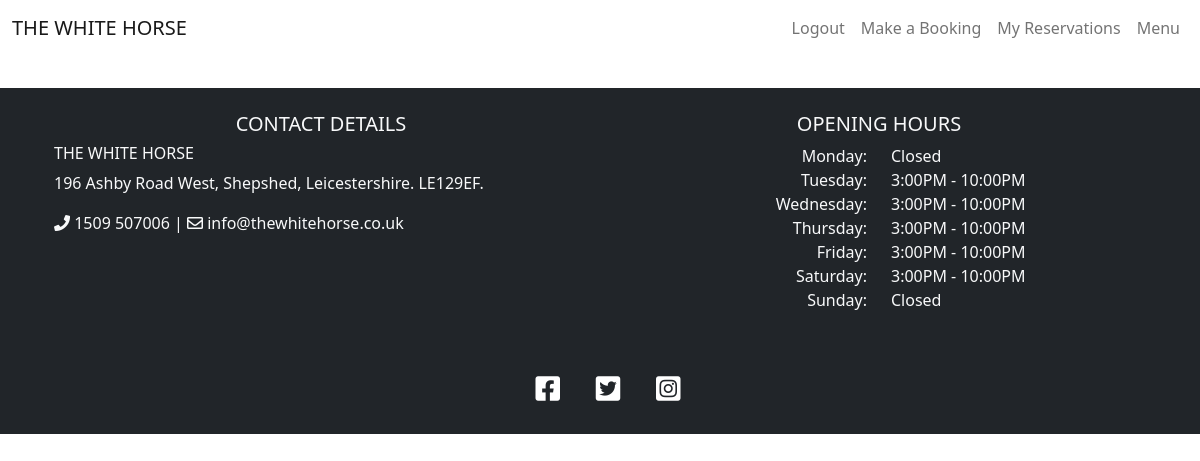
/reservations (signed in), run on an earlier commit of the app's database.
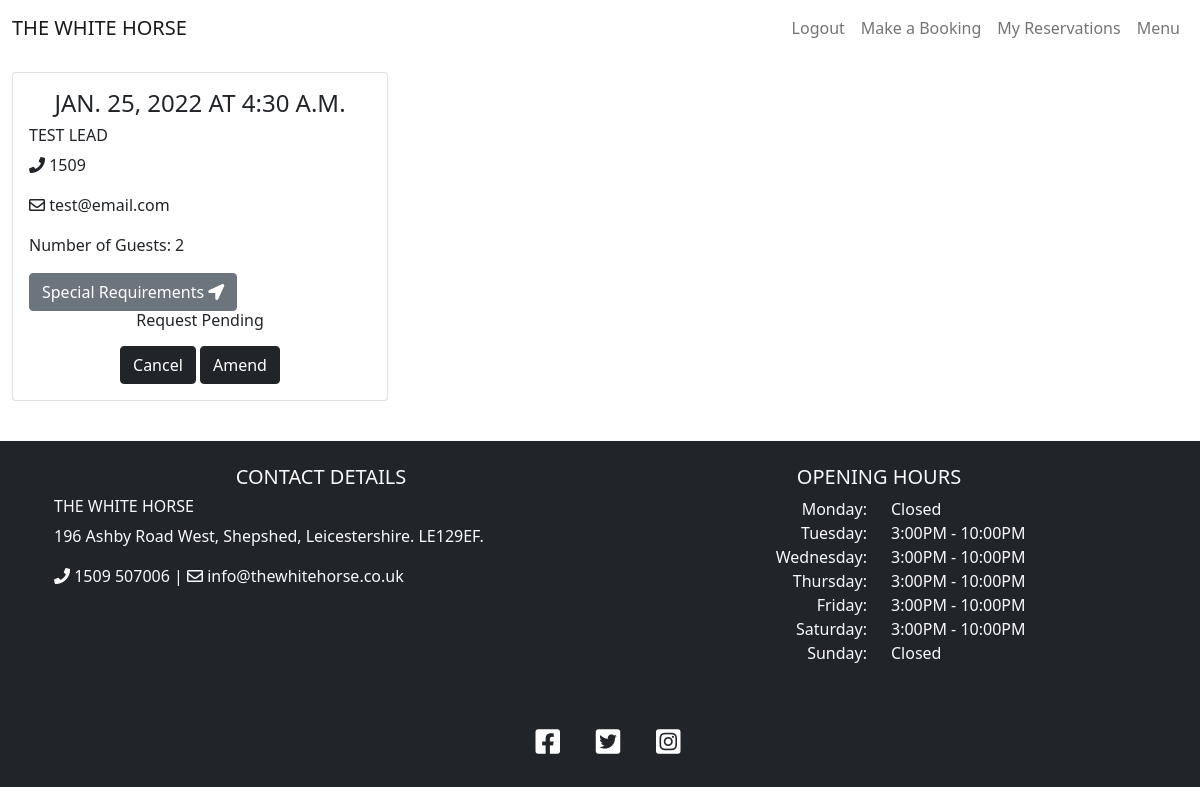
And on a later commit of the database.
### booking/models.py (models this page shows, shortened)
class Booking(models.Model):
    user = models.ForeignKey(User, on_delete=models.CASCADE)
    lead = models.CharField(max_length=200, blank=False)
    email = models.CharField(max_length=200, blank=False)
    mobile = models.IntegerField(blank=False)
    date = models.DateField(blank=False)
    time = models.TimeField(blank=False)
    notes = models.TextField(max_length=200)
    guests = models.PositiveIntegerField(blank=False)
    status = models.IntegerField(choices=STATUS, default=0)
    slug = AutoSlugField(populate_from='email')
    class Meta:
        ordering = ['-date']

### booking/views.py (the view)
# urls.py: path('reservations', views.ReservationList.as_view(), name='reservations'),
class ReservationList(generic.ListView):
    model = Booking
    paginate_by = 6
    def get(self, request, *args, **kwargs):
        reservations = Booking.objects.filter(user=request.user)
        return render(
            request, 'reservations.html',
            {
                'reservations': reservations,
            },
        )

### templates/reservations.html (shortened to what this page needs)
{% extends "base.html" %}
{% block content %}
<div class="container-fluid">
    <div class="row">
        <div class="col-12 mt-3 left">
            <div class="row">
                {% for reservation in reservations %}
                <div class="col-md-4">
                    <div class="card mb-4">
                        <div class="card-body">
                            <h4 class='card-title text-uppercase text-center'>{{ reservation.date }} at
                                {{ reservation.time }}</h4>
                            <h6 class="text-uppercase">{{ reservation.lead }}</h6>
                            <div class='card-text'>
                                <p><i class="fas fa-phone"></i> {{ reservation.mobile }}</p>
                                <p><i class="far fa-envelope"></i> {{ reservation.email }}</p>
                                <p>Number of Guests: {{ reservation.guests }}</p>
                                <button data-bs-toggle='modal' data-bs-target='#notes' class="btn btn-secondary">Special
                                    Requirements <i class="fas fa-location-arrow"></i></button>
                                <div class='text-center h6'>
                                    {% if reservation.status == 1 %}
                                    <p>Reservation Accepted</p>
                                    {% elif reservation.status == 2 %}
                                    <p>Reservation Declined</p>
                                    {% else %}
                                    <p>Request Pending</p>
                                    {% endif %}
                                </div>
                            </div>
                            <div class='text-center'>
                                <a href="/cancel/{{ reservation.id }}"><button class="btn btn-dark">Cancel</button></a>
                                <a href="/amend/{{ reservation.id }}"><button class="btn btn-dark">Amend</button></a>
                            </div>
                        </div>
                    </div>
                </div>
                    {% endfor %}
                </div>
        </div>
    </div>
</div>
{%endblock%}

What changed in the data, as far as the page shows it:
added Booking: date "JAN. 25, 2022", time "4:30 A.M.", lead "TEST LEAD", mobile "1509", email "test@email.com", guests "2", status "Request Pending"
